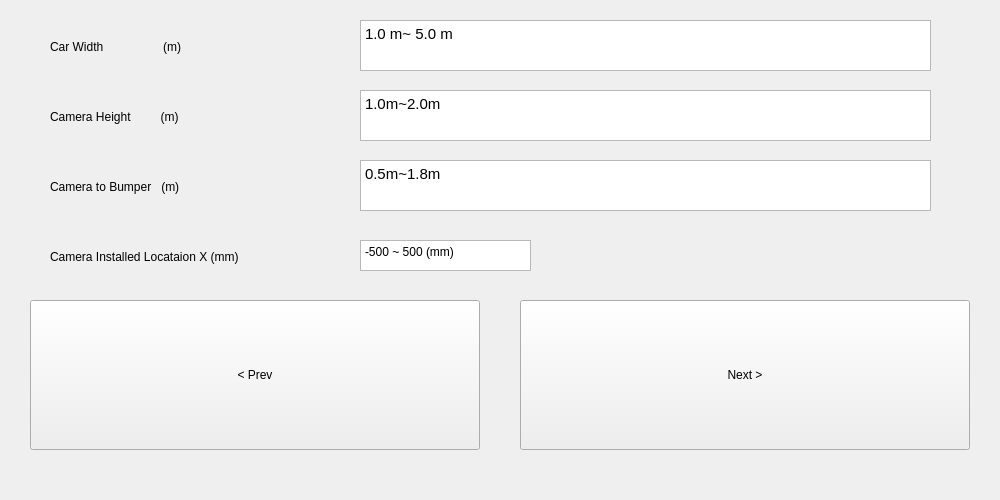
<?xml version="1.0" encoding="UTF-8"?>
<ui version="4.0">
 <class>Measurement_vehicle</class>
 <widget class="QWidget" name="Measurement_vehicle">
  <property name="geometry">
   <rect>
    <x>0</x>
    <y>0</y>
    <width>1000</width>
    <height>500</height>
   </rect>
  </property>
  <property name="windowTitle">
   <string>Form</string>
  </property>
  <widget class="QTextEdit" name="textEdit">
   <property name="geometry">
    <rect>
     <x>360</x>
     <y>20</y>
     <width>571</width>
     <height>51</height>
    </rect>
   </property>
   <property name="html">
    <string>&lt;!DOCTYPE HTML PUBLIC &quot;-//W3C//DTD HTML 4.0//EN&quot; &quot;http://www.w3.org/TR/REC-html40/strict.dtd&quot;&gt;
&lt;html&gt;&lt;head&gt;&lt;meta name=&quot;qrichtext&quot; content=&quot;1&quot; /&gt;&lt;style type=&quot;text/css&quot;&gt;
p, li { white-space: pre-wrap; }
&lt;/style&gt;&lt;/head&gt;&lt;body style=&quot; font-family:'Sans Serif'; font-size:9pt; font-weight:400; font-style:normal;&quot;&gt;
&lt;p style=&quot; margin-top:0px; margin-bottom:0px; margin-left:0px; margin-right:0px; -qt-block-indent:0; text-indent:0px;&quot;&gt;&lt;span style=&quot; font-family:'Ubuntu'; font-size:11pt;&quot;&gt;1.0 m~ 5.0 m&lt;/span&gt;&lt;/p&gt;&lt;/body&gt;&lt;/html&gt;</string>
   </property>
  </widget>
  <widget class="QLabel" name="label">
   <property name="geometry">
    <rect>
     <x>50</x>
     <y>30</y>
     <width>301</width>
     <height>34</height>
    </rect>
   </property>
   <property name="text">
    <string>Car Width                  (m)</string>
   </property>
  </widget>
  <widget class="QLabel" name="label_2">
   <property name="geometry">
    <rect>
     <x>50</x>
     <y>100</y>
     <width>301</width>
     <height>34</height>
    </rect>
   </property>
   <property name="text">
    <string>Camera Height         (m)</string>
   </property>
  </widget>
  <widget class="QTextBrowser" name="textBrowser">
   <property name="geometry">
    <rect>
     <x>360</x>
     <y>90</y>
     <width>571</width>
     <height>51</height>
    </rect>
   </property>
   <property name="html">
    <string>&lt;!DOCTYPE HTML PUBLIC &quot;-//W3C//DTD HTML 4.0//EN&quot; &quot;http://www.w3.org/TR/REC-html40/strict.dtd&quot;&gt;
&lt;html&gt;&lt;head&gt;&lt;meta name=&quot;qrichtext&quot; content=&quot;1&quot; /&gt;&lt;style type=&quot;text/css&quot;&gt;
p, li { white-space: pre-wrap; }
&lt;/style&gt;&lt;/head&gt;&lt;body style=&quot; font-family:'Sans Serif'; font-size:9pt; font-weight:400; font-style:normal;&quot;&gt;
&lt;p style=&quot; margin-top:0px; margin-bottom:0px; margin-left:0px; margin-right:0px; -qt-block-indent:0; text-indent:0px;&quot;&gt;&lt;span style=&quot; font-family:'Ubuntu'; font-size:11pt;&quot;&gt;1.0m~2.0m&lt;/span&gt;&lt;/p&gt;&lt;/body&gt;&lt;/html&gt;</string>
   </property>
  </widget>
  <widget class="QLabel" name="label_3">
   <property name="geometry">
    <rect>
     <x>50</x>
     <y>170</y>
     <width>301</width>
     <height>34</height>
    </rect>
   </property>
   <property name="text">
    <string>Camera to Bumper   (m)</string>
   </property>
  </widget>
  <widget class="QTextBrowser" name="textBrowser_2">
   <property name="geometry">
    <rect>
     <x>360</x>
     <y>160</y>
     <width>571</width>
     <height>51</height>
    </rect>
   </property>
   <property name="html">
    <string>&lt;!DOCTYPE HTML PUBLIC &quot;-//W3C//DTD HTML 4.0//EN&quot; &quot;http://www.w3.org/TR/REC-html40/strict.dtd&quot;&gt;
&lt;html&gt;&lt;head&gt;&lt;meta name=&quot;qrichtext&quot; content=&quot;1&quot; /&gt;&lt;style type=&quot;text/css&quot;&gt;
p, li { white-space: pre-wrap; }
&lt;/style&gt;&lt;/head&gt;&lt;body style=&quot; font-family:'Sans Serif'; font-size:9pt; font-weight:400; font-style:normal;&quot;&gt;
&lt;p style=&quot; margin-top:0px; margin-bottom:0px; margin-left:0px; margin-right:0px; -qt-block-indent:0; text-indent:0px;&quot;&gt;&lt;span style=&quot; font-family:'Ubuntu'; font-size:11pt;&quot;&gt;0.5m~1.8m&lt;/span&gt;&lt;/p&gt;&lt;/body&gt;&lt;/html&gt;</string>
   </property>
  </widget>
  <widget class="QPushButton" name="pushbtn_prev_mesure">
   <property name="geometry">
    <rect>
     <x>30</x>
     <y>300</y>
     <width>450</width>
     <height>150</height>
    </rect>
   </property>
   <property name="text">
    <string>&lt; Prev</string>
   </property>
  </widget>
  <widget class="QPushButton" name="pushbtn_next_mesure">
   <property name="geometry">
    <rect>
     <x>520</x>
     <y>300</y>
     <width>450</width>
     <height>150</height>
    </rect>
   </property>
   <property name="text">
    <string>Next &gt;</string>
   </property>
  </widget>
  <widget class="QLabel" name="label_4">
   <property name="geometry">
    <rect>
     <x>50</x>
     <y>240</y>
     <width>301</width>
     <height>34</height>
    </rect>
   </property>
   <property name="text">
    <string>Camera Installed Locataion X (mm)</string>
   </property>
  </widget>
  <widget class="QTextEdit" name="textEdit_camInstalled">
   <property name="geometry">
    <rect>
     <x>360</x>
     <y>240</y>
     <width>171</width>
     <height>31</height>
    </rect>
   </property>
   <property name="html">
    <string>&lt;!DOCTYPE HTML PUBLIC &quot;-//W3C//DTD HTML 4.0//EN&quot; &quot;http://www.w3.org/TR/REC-html40/strict.dtd&quot;&gt;
&lt;html&gt;&lt;head&gt;&lt;meta name=&quot;qrichtext&quot; content=&quot;1&quot; /&gt;&lt;style type=&quot;text/css&quot;&gt;
p, li { white-space: pre-wrap; }
&lt;/style&gt;&lt;/head&gt;&lt;body style=&quot; font-family:'Sans Serif'; font-size:9pt; font-weight:400; font-style:normal;&quot;&gt;
&lt;p style=&quot; margin-top:0px; margin-bottom:0px; margin-left:0px; margin-right:0px; -qt-block-indent:0; text-indent:0px;&quot;&gt;-500 ~ 500 (mm)&lt;/p&gt;&lt;/body&gt;&lt;/html&gt;</string>
   </property>
  </widget>
 </widget>
 <resources/>
 <connections/>
</ui>
